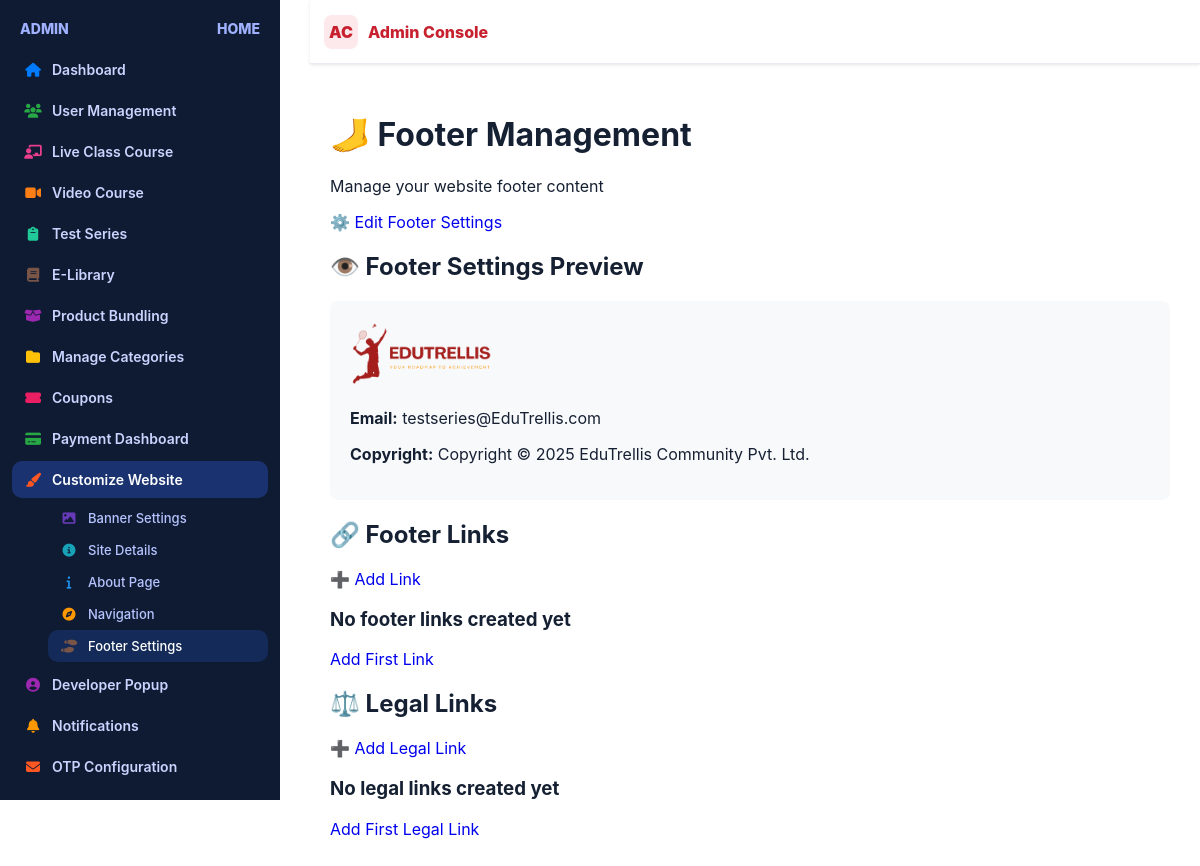
Page /footer-edit/ (signed in) on the committed database.
### adminpanel/models.py (models this page shows, shortened)
class FooterSettings(models.Model):
    logo = models.ImageField(upload_to='footer/', blank=True, null=True, help_text="Footer logo image")
    email = models.EmailField(default="testseries@edugorilla.com", help_text="Contact email")
    copyright_text = models.CharField(max_length=200, default="Copyright © 2025 EduGorilla Community Pvt. Ltd.")
    google_play_url = models.URLField(blank=True, default="https://play.google.com/store/apps", help_text="Google Play Store URL")
    app_store_url = models.URLField(blank=True, default="https://apps.apple.com/app", help_text="Apple App Store URL")
    facebook_url = models.URLField(blank=True, default="https://facebook.com/edugorilla")
    twitter_url = models.URLField(blank=True, default="https://twitter.com/edugorilla")
    youtube_url = models.URLField(blank=True, default="https://youtube.com/edugorilla")
    linkedin_url = models.URLField(blank=True, default="https://linkedin.com/company/edugorilla")
    instagram_url = models.URLField(blank=True, default="https://instagram.com/edugorilla")
    telegram_url = models.URLField(blank=True, default="https://t.me/edugorilla")
    is_active = models.BooleanField(default=True)
    updated_at = models.DateTimeField(auto_now=True)
    class Meta:
        verbose_name = "Footer Settings"
        verbose_name_plural = "Footer Settings"

### adminpanel/views.py (the view)
# urls.py: path('footer-edit/', views.footer_edit, name='footer_edit'),
@login_required
def footer_edit(request):
    footer_settings = FooterSettings.objects.first()
    footer_links = FooterLink.objects.all()
    footer_legal_links = FooterLegalLink.objects.all()
    context = {
        'footer_settings': footer_settings,
        'footer_links': footer_links,
        'footer_legal_links': footer_legal_links,
    }
    return render(request, 'footer_edit.html', context)

### adminpanel/context_processors.py (called while the page is built)
def navbar_settings(request):
    try:
        settings = NavbarSettings.objects.filter(is_active=True).first()
        if not settings:
            settings = NavbarSettings.objects.create()
        return {'navbar_settings': settings}
    except Exception as e:
        print(f"Error in navbar_settings context processor: {e}")
        return {'navbar_settings': None}

def footer_settings(request):
    try:
        settings = FooterSettings.objects.filter(is_active=True).first()
        footer_links = FooterLink.objects.filter(is_active=True)
        footer_legal_links = FooterLegalLink.objects.filter(is_active=True)
        if not settings:
            settings = FooterSettings.objects.create()
        return {
            'footer_settings': settings,
            'footer_links': footer_links,
            'footer_legal_links': footer_legal_links,
        }
    except Exception as e:
        print(f"Error in footer_settings context processor: {e}")
        return {
            'footer_settings': None,
            'footer_links': [],
            'footer_legal_links': [],
        }

### base/templatetags/navbar_tags.py (called while the page is built)
@register.simple_tag
def get_favicon_url():
    try:
        settings = NavbarSettings.objects.first()
        if settings and settings.favicon:
            return settings.favicon.url
        return None
    except:
        return None

### video_courses/context_processors.py (called while the page is built)
def categories_context(request):
    categories = Category.objects.all()
    return {
        'navbar_categories': categories
    }

### adminpanel/templates/footer_edit.html (shortened to what this page needs)
{% extends 'admin_dashboard.html' %}
{% block content %}
<div class="ad-main-content">
    <div class="ad-page-header">
        <h1>🦶 Footer Management</h1>
        <p>Manage your website footer content</p>
        <a href="{% url 'footer_settings_edit' %}" class="ad-btn ad-btn-primary">
            <span>⚙️</span> Edit Footer Settings
        </a>
    </div>
    <div class="ad-card">
        <div class="ad-card-header">
            <h2>👁️ Footer Settings Preview</h2>
        </div>
        <div class="ad-card-body">
            {% if footer_settings %}
                <div class="footer-preview">
                    <div class="preview-logo">
                        {% if footer_settings.logo %}
                            <img src="{{ footer_settings.logo.url }}" alt="Footer Logo" style="max-width: 150px;">
                        {% else %}
                            <p>No logo uploaded</p>
                        {% endif %}
                    </div>
                    <p><strong>Email:</strong> {{ footer_settings.email }}</p>
                    <p><strong>Copyright:</strong> {{ footer_settings.copyright_text }}</p>
                </div>
            {% else %}
                <p class="ad-empty-state">No footer settings configured. <a href="{% url 'footer_settings_edit' %}">Configure now</a></p>
            {% endif %}
        </div>
    </div>
    <div class="ad-card">
        <div class="ad-card-header">
            <h2>🔗 Footer Links</h2>
            <a href="{% url 'footer_link_create' %}" class="ad-btn ad-btn-primary">
                <span>➕</span> Add Link
            </a>
        </div>
        <div class="ad-card-body">
            {% if footer_links %}
                <div class="ad-table-container">
                    <table class="ad-table">
                        <thead>
                            <tr>
                                <th>Section</th>
                                <th>Title</th>
                                <th>URL</th>
                                <th>Status</th>
                                <th>Order</th>
                                <th>Actions</th>
                            </tr>
                        </thead>
                        <tbody>
                            {% for link in footer_links %}
                                <tr {% if not link.is_active %}class="ad-inactive"{% endif %}>
                                    <td><span class="section-badge">{{ link.get_section_display }}</span></td>
                                    <td><strong>{{ link.title }}</strong></td>
                                    <td>{{ link.url|truncatechars:30 }}</td>
                                    <td>
                                        {% if link.is_active %}
                                            <span class="ad-status ad-active">Active</span>
                                        {% else %}
                                            <span class="ad-status ad-inactive">Inactive</span>
                                        {% endif %}
                                    </td>
                                    <td>{{ link.order }}</td>
                                    <td class="ad-actions">
                                        <div class="action-buttons">
                                            <a href="{% url 'footer_link_edit' link.pk %}"
                                               class="action-btn edit-btn" title="Edit Link">
                                                <span class="btn-icon">✏️</span><span class="btn-text">Edit</span>
                                            </a>
                                            <a href="{% url 'footer_link_toggle_status' link.pk %}"
                                               class="action-btn {% if link.is_active %}hide-btn{% else %}show-btn{% endif %}"
                                               title="{% if link.is_active %}Deactivate{% else %}Activate{% endif %}">
                                                <span class="btn-icon">{% if link.is_active %}⏸️{% else %}▶️{% endif %}</span>
                                                <span class="btn-text">{% if link.is_active %}Hide{% else %}Show{% endif %}</span>
                                            </a>
                                            <a href="{% url 'footer_link_delete' link.pk %}"
                                               onclick="return confirm('Are you sure?')"
                                               class="action-btn delete-btn" title="Delete Link">
                                                <span class="btn-icon">🗑️</span><span class="btn-text">Delete</span>
                                            </a>
                                        </div>
                                    </td>
                                </tr>
                            {% endfor %}
                        </tbody>
                    </table>
                </div>
            {% else %}
                <div class="ad-empty-state">
                    <h3>No footer links created yet</h3>
                    <a href="{% url 'footer_link_create' %}" class="ad-btn ad-btn-primary">Add First Link</a>
                </div>
            {% endif %}
        </div>
    </div>
    <div class="ad-card">
        <div class="ad-card-header">
            <h2>⚖️ Legal Links</h2>
            <a href="{% url 'footer_legal_create' %}" class="ad-btn ad-btn-primary">
                <span>➕</span> Add Legal Link
            </a>
        </div>
        <div class="ad-card-body">
            {% if footer_legal_links %}
                <div class="ad-table-container">
                    <table class="ad-table">
                        <thead>
                            <tr>
                                <th>Title</th>
                                <th>URL</th>
                                <th>Status</th>
                                <th>Order</th>
                                <th>Actions</th>
                            </tr>
                        </thead>
                        <tbody>
                            {% for legal in footer_legal_links %}
                                <tr {% if not legal.is_active %}class="ad-inactive"{% endif %}>
                                    <td><strong>{{ legal.title }}</strong></td>
                                    <td>{{ legal.url|truncatechars:30 }}</td>
                                    <td>
                                        {% if legal.is_active %}
                                            <span class="ad-status ad-active">Active</span>
                                        {% else %}
                                            <span class="ad-status ad-inactive">Inactive</span>
                                        {% endif %}
                                    </td>
                                    <td>{{ legal.order }}</td>
                                    <td class="ad-actions">
                                        <div class="action-buttons">
                                            <a href="{% url 'footer_legal_edit' legal.pk %}"
                                               class="action-btn edit-btn" title="Edit Legal Link">
                                                <span class="btn-icon">✏️</span><span class="btn-text">Edit</span>
                                            </a>
                                            <a href="{% url 'footer_legal_toggle_status' legal.pk %}"
                                               class="action-btn {% if legal.is_active %}hide-btn{% else %}show-btn{% endif %}"
                                               title="{% if legal.is_active %}Deactivate{% else %}Activate{% endif %}">
                                                <span class="btn-icon">{% if legal.is_active %}⏸️{% else %}▶️{% endif %}</span>
                                                <span class="btn-text">{% if legal.is_active %}Hide{% else %}Show{% endif %}</span>
                                            </a>
                                            <a href="{% url 'footer_legal_delete' legal.pk %}"
                                               onclick="return confirm('Are you sure?')"
                                               class="action-btn delete-btn" title="Delete Legal Link">
                                                <span class="btn-icon">🗑️</span><span class="btn-text">Delete</span>
                                            </a>
                                        </div>
                                    </td>
                                </tr>
                            {% endfor %}
                        </tbody>
                    </table>
                </div>
            {% else %}
                <div class="ad-empty-state">
                    <h3>No legal links created yet</h3>
                    <a href="{% url 'footer_legal_create' %}" class="ad-btn ad-btn-primary">Add First Legal Link</a>
                </div>
            {% endif %}
        </div>
    </div>
</div>
{% endblock %}

### adminpanel/templates/admin_dashboard.html (style rules this page uses)
html, body { width: 100%; height: 100%; margin: 0; padding: 0; background: #ffffff; }
:root { --admin-bg: #ffffff; --admin-panel: #ffffff; --admin-panel-2: #fafbff; --admin-border: #e9ecf3; --admin-muted: #707793; --admin-text: #162033; --admin-primary: #c7212f; --admin-primary-600: #ad1830; --admin-primary-100: #fde8eb; --admin-accent: #2d65f2; --admin-success: #16a34a; --admin-warning: #f59e0b; --admin-danger: #dc2626; --admin-card-shadow: 0 6px 18px rgba(16,24,40,0.05); --admin-radius: 14px; --admin-radius-sm: 10px; --admin-ring: 0 0 0 3px rgba(199,33,47,.2); --input-border: #d1d5db; --input-border-focus: #c7212f; --input-bg: #ffffff; }
html, body { height: auto !important; overflow-y: auto !important; scroll-behavior: smooth; }
* { box-sizing: border-box; }
body { margin: 0; font-family: 'Inter', system-ui, -apple-system, Segoe UI, Roboto, Arial, sans-serif; background: var(--admin-bg); color: var(--admin-text); }

### adminpanel/templates/footer_edit.html (style rules this page uses)
.footer-preview { padding: 20px; background: #f8f9fa; border-radius: 8px; margin: 20px 0; }
.preview-logo { margin-bottom: 15px; }

### rows in the picture
FooterSettings: logo (picture), email "testseries@EduTrellis.com", copyright_text "Copyright © 2025 EduTrellis Community Pvt. Ltd."
